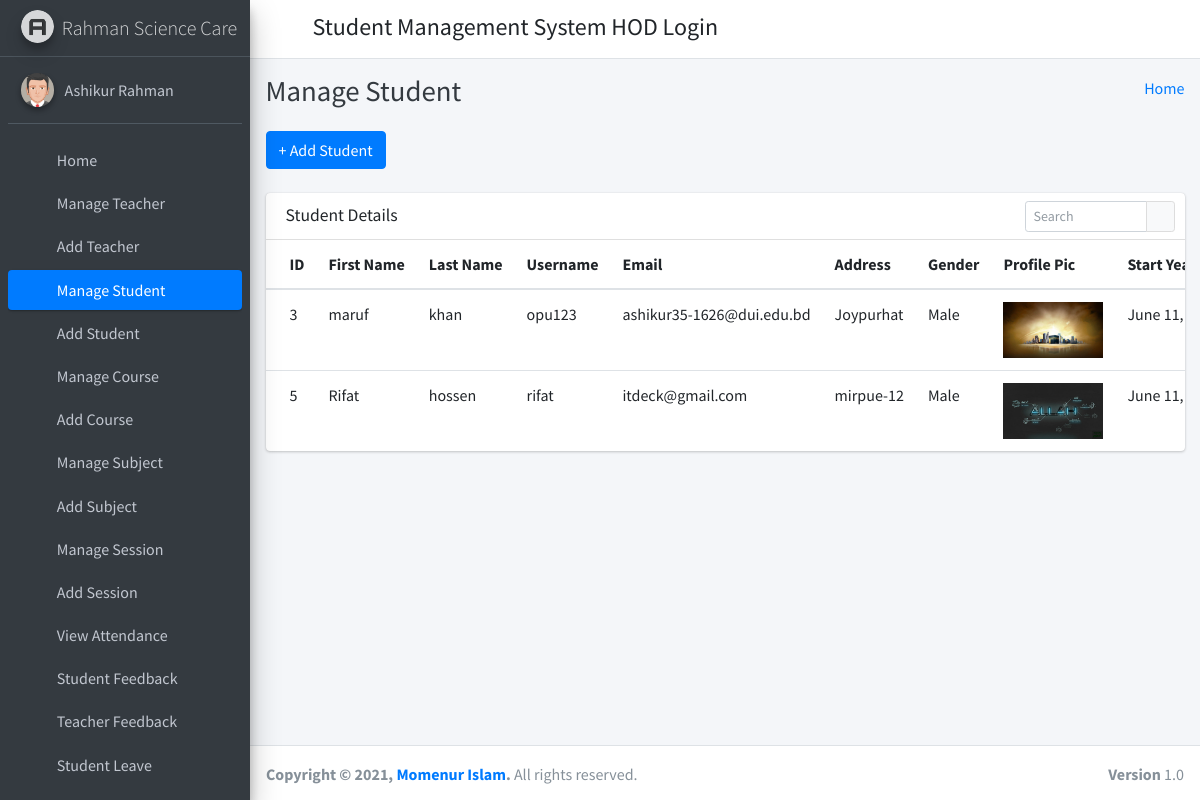
Screenshot of /manage_student/ (signed in) with the database file from the repository.
### student_management_app/models.py (models this page shows)
class CustomUser(AbstractUser):
    user_type_data = ((1, "HOD"), (2, "Staff"), (3, "Student"))
    user_type = models.CharField(default=1, choices=user_type_data, max_length=10)

class Students(models.Model):
    id = models.AutoField(primary_key=True)
    admin = models.OneToOneField(CustomUser, on_delete = models.CASCADE)
    gender = models.CharField(max_length=50)
    profile_pic = models.FileField()
    address = models.TextField()
    course_id = models.ForeignKey(Courses, on_delete=models.DO_NOTHING, default=1)
    session_year_id = models.ForeignKey(SessionYearModel, on_delete=models.CASCADE)
    created_at = models.DateTimeField(auto_now_add=True)
    updated_at = models.DateTimeField(auto_now=True)
    objects = models.Manager()

class SessionYearModel(models.Model):
    id = models.AutoField(primary_key=True)
    session_start_year = models.DateField()
    session_end_year = models.DateField()
    objects = models.Manager()

### student_management_app/HodViews.py (the view)
# urls.py: path('manage_student/', HodViews.manage_student, name="manage_student"),
def manage_student(request):
    students = Students.objects.all()
    context = {
        "students": students
    }
    return render(request, 'hod_template/manage_student_template.html', context)

### student_management_app/LoginCheckMiddleWare.py (called while the page is built, shortened)
    def process_view(self, request, view_func, view_args, view_kwargs):
        modulename = view_func.__module__
        user = request.user
        if user.is_authenticated:
            if user.user_type == "1":
                if modulename == "student_management_app.HodViews":
                    pass
                elif modulename == "student_management_app.views" or modulename == "django.views.static":
                    pass
                else:
                    return redirect("admin_home")
            else:
                return redirect("login")
        else:
            if request.path == reverse("login") or request.path == reverse("doLogin"):
                pass
            else:
                return redirect("login")

### student_management_app/templates/hod_template/manage_student_template.html (shortened to what this page needs)
{% extends 'hod_template/base_template.html' %}
{% block page_title %}
    Manage Student
{% endblock page_title %}
{% block main_content %}
{% load static %}
<section class="content">
        <div class="container-fluid">
            <a class="btn btn-primary" href="{% url 'add_student' %}" role="button">+ Add Student</a> <br/>&nbsp;
            <div class="row">
                <div class="col-md-12">
                    <div class="card">
                        <div class="card-header">
                            <h3 class="card-title">Student Details</h3>
                            <div class="card-tools">
                            <div class="input-group input-group-sm" style="width: 150px;">
                                <input type="text" name="table_search" class="form-control float-right" placeholder="Search">
                                <div class="input-group-append">
                                <button type="submit" class="btn btn-default"><i class="fas fa-search"></i></button>
                                </div>
                            </div>
                            </div>
                        </div>
                        <div class="card-body table-responsive p-0">
                            <table class="table table-hover text-nowrap">
                            <thead>
                                <tr>
                                <th>ID</th>
                                <th>First Name</th>
                                <th>Last Name</th>
                                <th>Username</th>
                                <th>Email</th>
                                <th>Address</th>
                                <th>Gender</th>
                                <th>Profile Pic</th>
                                <th>Start Year</th>
                                </tr>
                            </thead>
                            <tbody>
                                {% for student in students %}
                                <tr>
                                <td>{{ student.admin.id }}</td>
                                <td>{{ student.admin.first_name }}</td>
                                <td>{{ student.admin.last_name }}</td>
                                <td>{{ student.admin.username }}</td>
                                <td>{{ student.admin.email }}</td>
                                <td>{{ student.address }}</td>
                                <td>{{ student.gender }}</td>
                                <td> <img src="{{ student.profile_pic }}" style="width: 100px;" /> </td>
                                <td>{{ student.session_year_id.session_start_year }}</td>
                                </tr>
                                {% endfor %}
                            </tbody>
                            </table>
                        </div>
                        </div>
                </div>
            </div>
        </div>
      </section>
  {% endblock main_content %}

### student_management_app/templates/hod_template/base_template.html (shortened to what this page needs)
{% load static %}
<!DOCTYPE html>
<html>
<head>
  <link rel="stylesheet" href="{% static "fontawesome-free/css/all.min.css" %}">
  <link rel="stylesheet" href="https://code.ionicframework.com/ionicons/2.0.1/css/ionicons.min.css">
  <link rel="stylesheet" href="{% static 'tempusdominus-bootstrap-4/css/tempusdominus-bootstrap-4.min.css' %}">
  <link rel="stylesheet" href="{% static "icheck-bootstrap/icheck-bootstrap.min.css" %}">
  <link rel="stylesheet" href="{% static "jqvmap/jqvmap.min.css" %}">
  <link rel="stylesheet" href="{% static 'dist/css/adminlte.min.css'  %}">
  <link rel="stylesheet" href="{% static "overlayScrollbars/css/OverlayScrollbars.min.css" %}">
  <link rel="stylesheet" href="{% static "daterangepicker/daterangepicker.css" %}">
  <link rel="stylesheet" href="{% static "summernote/summernote-bs4.css" %}">
</head>
<body class="hold-transition sidebar-mini layout-fixed">
  <div class="wrapper">
    <nav class="main-header navbar navbar-expand navbar-white navbar-light">
      <ul class="navbar-nav">
        <li class="nav-item">
          <a class="nav-link" data-widget="pushmenu" href="#" role="button"><i class="fas fa-bars"></i></a>
        </li>
      </ul>
      <h4 style="margin-left: 10px; margin-top: 5px;">Student Management System HOD Login</h4>
      <ul class="navbar-nav ml-auto">
      <li class="nav-item dropdown">
        <a class="nav-link" data-toggle="dropdown" href="#" aria-expanded="false">
          <i class="fas fa-cog"></i>
        </a>
      </li>
    </ul>
    </nav>
    {% include 'hod_template/sidebar_template.html' with user=user id=id %}
    <div class="content-wrapper">
      <div class="content-header">
        <div class="container-fluid">
          <div class="row mb-2">
            <div class="col-sm-6">
              <h1 class="m-0 text-dark">
                {% block page_title %}
                {% endblock page_title %}
              </h1>
            </div>
            <div class="col-sm-6">
              <ol class="breadcrumb float-sm-right">
                <li class="breadcrumb-item"><a href="{% url 'admin_home' %}">Home</a></li>
              </ol>
            </div>
          </div>
        </div>
      </div>
      {% block main_content %}
      {% endblock main_content %}
    </div>
    {% include 'hod_template/footer.html' %}
  </div>
</body>
</html>

### student_management_app/templates/hod_template/sidebar_template.html (shortened to what this page needs)
{% load static %}
<aside class="main-sidebar sidebar-dark-primary elevation-4">
      <a href="{% url 'admin_home' %}" class="brand-link">
        <img src="{% static 'dist/img/AdminLTELogo.png' %}" alt="AdminLTE Logo" class="brand-image img-circle elevation-3"
            style="opacity: .8">
        <span class="brand-text font-weight-light">Rahman Science Care</span>
      </a>
      <div class="sidebar">
        <div class="user-panel mt-3 pb-3 mb-3 d-flex">
          <div class="image">
            <img src="{% static 'dist/img/user2-160x160.jpg' %}" class="img-circle elevation-2" alt="User Image">
          </div>
          <div class="info">
            <a href="{% url 'admin_profile' %}" class="d-block">{{ user.first_name }} {{ user.last_name }}</a>
          </div>
        </div>
        <nav class="mt-2">
          <ul class="nav nav-pills nav-sidebar flex-column" data-widget="treeview" role="menu" data-accordion="false">
            <li class="nav-item">
              {% url 'admin_home' as admin_home %}
              <a href="{{ admin_home }}" class="nav-link {% if request.path == admin_home %} active {% endif %}">
                <i class="nav-icon fas fa-tachometer-alt"></i>
                <p>
                  Home
                </p>
              </a>
            </li>
            <li class="nav-item">
              {% url 'manage_staff' as manage_staff %}
              {% url 'edit_staff' staff_id=id as edit_staff %}
              <a href="{{ manage_staff }}" class="nav-link {% if request.path == manage_staff %} active {% endif %} {% if request.path == edit_staff %} active {% endif %}">
                <i class="nav-icon fas fa-chalkboard-teacher"></i>
                <p>
                  Manage Teacher
                </p>
              </a>
            </li>
            <li class="nav-item">
              {% url 'add_staff' as add_staff %}
              <a href="{{ add_staff }}" class="nav-link {% if request.path == add_staff %} active {% endif %}">
                <i class="nav-icon fas fa-th"></i>
                <p>
                  Add Teacher
                </p>
              </a>
            </li>
            <li class="nav-item">
              {% url 'manage_student' as manage_student %}
              {% url 'edit_student' student_id=id as edit_student %}
              <a href="{{ manage_student }}" class="nav-link {% if request.path == manage_student %} active {% endif %} {% if request.path == edit_student %} active {% endif %}">
                <i class="nav-icon fas fa-user-graduate"></i>
                <p>
                  Manage Student
                </p>
              </a>
            </li>
            <li class="nav-item">
              {% url 'add_student' as add_student %}
              <a href="{{ add_student }}" class="nav-link {% if request.path == add_student %} active {% endif %}">
                <i class="nav-icon fas fa-th"></i>
                <p>
                  Add Student
                </p>
              </a>
            </li>
            <li class="nav-item">
              {% url 'manage_course' as manage_course %}
              {% url 'edit_course' course_id=id as edit_course %}
              <a href="{{ manage_course }}" class="nav-link {% if request.path == manage_course %} active {% endif %} {% if request.path == edit_course %} active {% endif %}">
                <i class="nav-icon fas fa-chalkboard"></i>
                <p>
                  Manage Course
                </p>
              </a>
            </li>
            <li class="nav-item">
            {% url 'add_course' as add_course %}
              <a href="{{ add_course }}" class="nav-link {% if request.path == add_course %} active {% endif %}">
                <i class="nav-icon fas fa-th"></i>
                <p>
                  Add Course
                </p>
              </a>
            </li>
            <li class="nav-item">
              {% url 'manage_subject' as manage_subject %}
              {% url 'edit_subject' subject_id=id as edit_subject %}
              <a href="{{ manage_subject }}" class="nav-link {% if request.path == manage_subject %} active {% endif %} {% if request.path == edit_subject %} active {% endif %}">
                <i class="nav-icon fas fa-book"></i>
                <p>
                  Manage Subject
                </p>
              </a>
            </li>
            <li class="nav-item">
              {% url 'add_subject' as add_subject %}
              <a href="{{ add_subject }}" class="nav-link {% if request.path == add_subject %} active {% endif %}">
                <i class="nav-icon fas fa-th"></i>
                <p>
                  Add Subject
                </p>
              </a>
            </li>
            <li class="nav-item">
              {% url 'manage_session' as manage_session %}
              {% url 'edit_session' session_id=id as edit_session %}
              <a href="{{ manage_session }}" class="nav-link {% if request.path == manage_session %} active {% endif %} {% if request.path == edit_session %} active {% endif %}">
                <i class="nav-icon fas fa-graduation-cap"></i>
                <p>
                  Manage Session
                </p>
              </a>
            </li>
            <li class="nav-item">
              {% url 'add_session' as add_session %}
              <a href="{{ add_session }}" class="nav-link {% if request.path == add_session %} active {% endif %}">
                <i class="nav-icon fas fa-th"></i>
                <p>
                  Add Session
                </p>
              </a>
            </li>
            <li class="nav-item">
              {% url 'admin_view_attendance' as admin_view_attendance %}
              <a href="{{ admin_view_attendance }}" class="nav-link {% if request.path == admin_view_attendance %} active {% endif %}">
                <i class="nav-icon fas fa-calendar-alt"></i>
                <p>
                  View Attendance
                </p>
              </a>
            </li>
            <li class="nav-item">
              {% url 'student_feedback_message' as student_feedback_message %}
              <a href="{{ student_feedback_message }}" class="nav-link {% if request.path == student_feedback_message %} active {% endif %}">
                <i class="nav-icon fas fa-th"></i>
                <p>
                  Student Feedback
                </p>
              </a>
            </li>
            <li class="nav-item">
              {% url 'staff_feedback_message' as staff_feedback_message %}
              <a href="{{ staff_feedback_message }}" class="nav-link {% if request.path == staff_feedback_message %} active {% endif %}">
                <i class="nav-icon fas fa-th"></i>
                <p>
                  Teacher Feedback
                </p>
              </a>
            </li>
            <li class="nav-item">
              {% url 'student_leave_view' as student_leave_view %}
              <a href="{{ student_leave_view }}" class="nav-link {% if request.path == student_leave_view %} active {% endif %}">
                <i class="nav-icon fas fa-th"></i>
                <p>
                  Student Leave
                </p>
              </a>
            </li>
            <li class="nav-item">
              {% url 'staff_leave_view' as staff_leave_view %}
              <a href="{{ staff_leave_view }}" class="nav-link {% if request.path == staff_leave_view %} active {% endif %}">
                <p>
                </p>
              </a>
            </li>
          </ul>
        </nav>
      </div>
    </aside>

### student_management_app/templates/hod_template/footer.html
<footer class="main-footer">
      <strong>Copyright &copy; {% now "Y" %}, <a href="https://momenurmaruf2742.github.io">Momenur Islam</a>.</strong>
      All rights reserved.
      <div class="float-right d-none d-sm-inline-block">
        <b>Version</b> 1.0
      </div>
    </footer>

### rows the page displays
CustomUser: first_name "Ashikur Rahman"
Students: admin.id "3", admin.first_name "maruf", admin.last_name "khan", admin.username "opu123", admin.email "ashikur35-1626@dui.edu.bd", address "Joypurhat", gender "Male", profile_pic (picture), session_year_id.session_start_year "June 11,…"
Students: admin.id "5", admin.first_name "Rifat", admin.last_name "hossen", admin.username "rifat", admin.email "itdeck@gmail.com", address "mirpue-12", gender "Male", profile_pic (picture), session_year_id.session_start_year "June 11,…"
